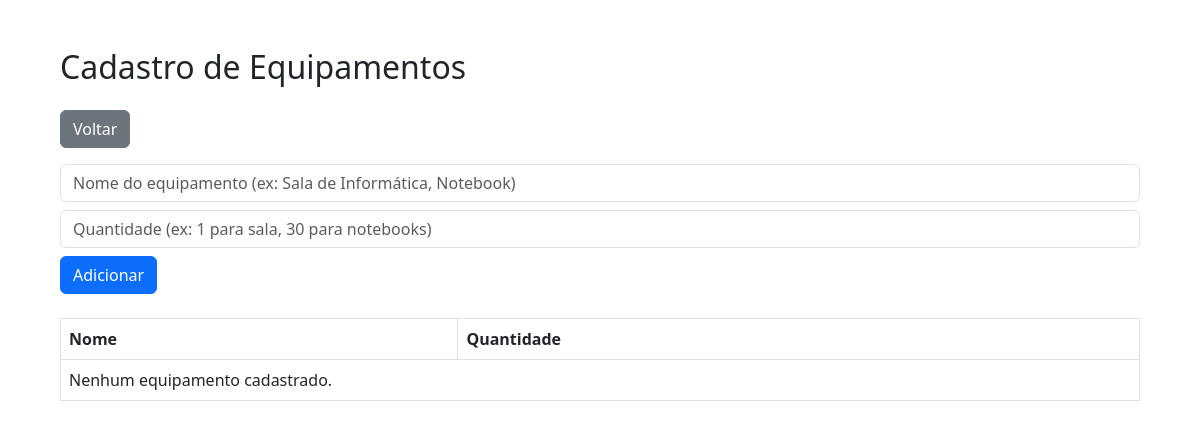
The page /equipamentos (signed in) on the database as committed earlier.
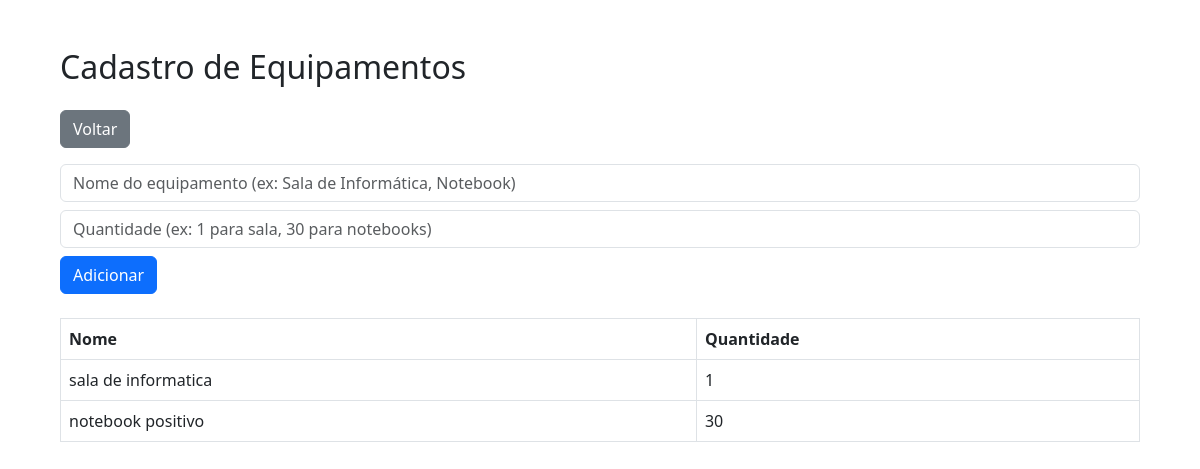
The same page on the database as committed later.
### app.py (models this page shows)
class Equipamento(db.Model):
    id = db.Column(db.Integer, primary_key=True)
    nome = db.Column(db.String(200))
    quantidade = db.Column(db.Integer)

### app.py (the view)
@app.route("/equipamentos", methods=["GET", "POST"])
def equipamentos():
    if 'user_id' not in session:
        return redirect(url_for('index'))
    if request.method == "POST":
        nome = request.form.get('nome')
        quantidade = int(request.form.get('quantidade', 1))
        novo = Equipamento(nome=nome, quantidade=quantidade)
        db.session.add(novo)
        db.session.commit()
    lista = Equipamento.query.all()
    return render_template("equipamentos.html", equipamentos=lista)

### templates/equipamentos.html (shortened to what this page needs)
<!DOCTYPE html>
<html>
<head>
    <link rel="stylesheet" href="https://cdn.jsdelivr.net/npm/bootstrap@5.3.0/dist/css/bootstrap.min.css">
</head>
<body class="p-5">
    <div class="container">
        <h2 class="mb-4">Cadastro de Equipamentos</h2>
        <a href="/dashboard" class="btn btn-secondary mb-3">Voltar</a>
        <form method="POST" class="mb-4">
            <input type="text" name="nome" class="form-control mb-2" placeholder="Nome do equipamento (ex: Sala de Informática, Notebook)" required>
            <input type="number" name="quantidade" class="form-control mb-2" placeholder="Quantidade (ex: 1 para sala, 30 para notebooks)" min="1" required>
            <button class="btn btn-primary">Adicionar</button>
        </form>
        <table class="table table-bordered">
            <thead><tr><th>Nome</th><th>Quantidade</th></tr></thead>
            <tbody>
                {% for e in equipamentos %}
                <tr>
                    <td>{{ e.nome }}</td>
                    <td>{{ e.quantidade }}</td>
                </tr>
                {% else %}
                <tr><td colspan="2">Nenhum equipamento cadastrado.</td></tr>
                {% endfor %}
            </tbody>
        </table>
    </div>
</body>
</html>

Rows that differ between the two databases and show on the page:
added Equipamento: nome "sala de informatica", quantidade "1"
added Equipamento: nome "notebook positivo", quantidade "30"
Other text that changed with them:
text no longer shown: "Nenhum equipamento cadastrado."
